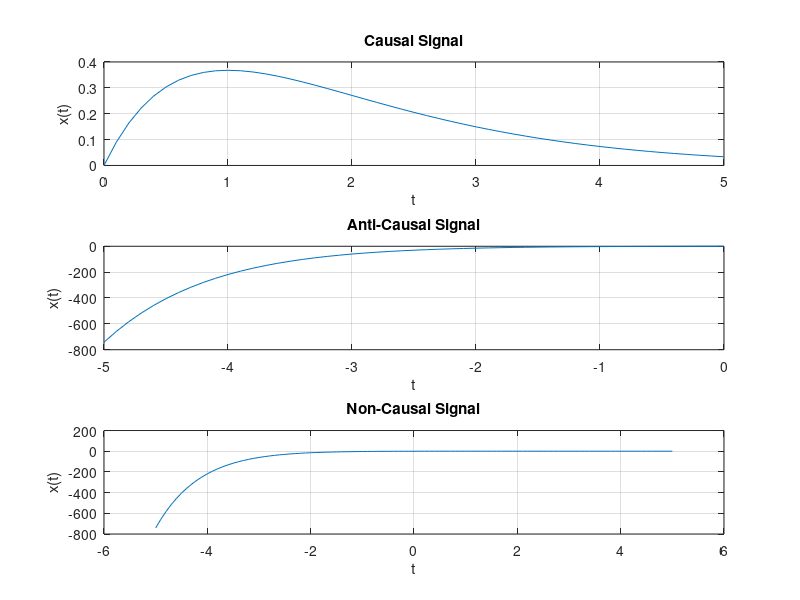

Recreate this plot in MATLAB.

subplot(311)
% Causal Signal (t >= 0)
t = 0:0.1:5;
x = t .* exp(-t);
plot(t, x)
title('Causal Signal')
xlabel('t')
ylabel('x(t)')
grid on

subplot(312)
% Anti-Causal Signal (t <= 0)
t = -5:0.1:0;
x = t .* exp(-t);
plot(t, x)
title('Anti-Causal Signal')
xlabel('t')
ylabel('x(t)')
grid on

subplot(313)
% Non-Causal Signal: x(t) = t*exp(-t) for t from -5 to 5
t = -5:0.1:5;
x = t .* exp(-t);
plot(t, x)
title('Non-Causal Signal')
xlabel('t')
ylabel('x(t)')
grid on